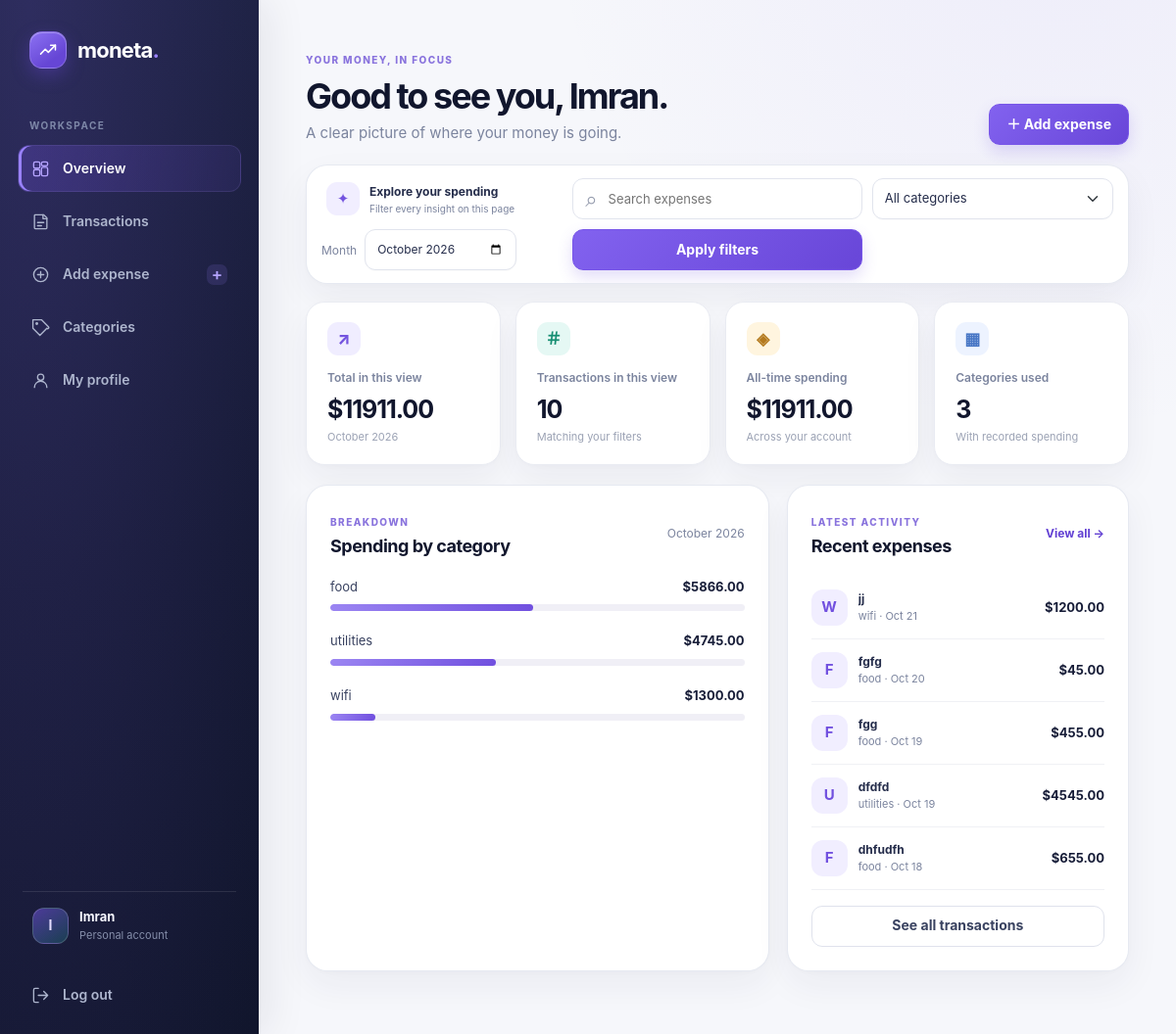
The page /home/ (signed in) on the database its author committed.
### myapp/models.py (models this page shows, shortened)
class Expense(models.Model):
    user = models.ForeignKey(User,on_delete=models.CASCADE)
    category = models.ForeignKey(Categories,on_delete=models.SET_NULL,null=True)
    amount = models.DecimalField(max_digits=10,decimal_places=2)
    description = models.TextField()
    date = models.DateField(auto_now_add=True)

class Categories(models.Model):
    name = models.CharField(100,null=False,blank=False)
    user = models.ForeignKey(User, on_delete=models.CASCADE, null=True, blank=True, related_name="expense_categories")
    class Meta:
        ordering = ["name"]

### myapp/views.py (the view)
# urls.py: 2. Add a URL to urlpatterns:  path('', views.home, name='home')
@login_required(login_url="login")
def home(request):
    today = timezone.localdate()
    all_expenses = Expense.objects.filter(user=request.user)
    expenses = all_expenses
    categories = Categories.objects.filter(Q(user__isnull=True) | Q(user=request.user))
    search = request.GET.get("q", "").strip()
    category_id = request.GET.get("category", "")
    month = request.GET.get("month")
    if month is None:
        month = today.strftime("%Y-%m")
    if search:
        expenses = expenses.filter(Q(description__icontains=search) | Q(category__name__icontains=search))
    if category_id.isdigit() and categories.filter(id=int(category_id)).exists():
        expenses = expenses.filter(category_id=int(category_id))
    else:
        category_id = ""
    if not month:
        month_label = "All time"
    elif len(month) == 7 and month[4] == "-" and month[:4].isdigit() and month[5:].isdigit():
        year, month_number = map(int, month.split("-"))
        if 1 <= year <= 9999 and 1 <= month_number <= 12:
            expenses = expenses.filter(date__year=year, date__month=month_number)
            month_label = timezone.datetime(year, month_number, 1).strftime("%B %Y")
        else:
            month = ""
            month_label = "All time"
    else:
        month = ""
        month_label = "All time"
    month_expenses = expenses
    result = (
        expenses
        .values("category__name")
        .annotate(total=Sum("amount"))
        .order_by("-total")
    )
    grand_total = all_expenses.aggregate(total=Sum("amount"))["total"] or 0
    month_total = month_expenses.aggregate(total=Sum("amount"))["total"] or 0
    month_count = month_expenses.count()
    recent_expenses = expenses.select_related("category").order_by("-date", "-id")[:5]
    context = {
        "result": result,
        "grand_total": grand_total,
        "month_total": month_total,
        "month_count": month_count,
        "recent_expenses": recent_expenses,
        "category_count": result.count(),
        "month_label": month_label,
        "categories": categories,
        "search": search,
        "selected_category": category_id,
        "selected_month": month,
        "has_filters": bool(search or category_id or not month or month != today.strftime("%Y-%m")),
    }
    return render(request, "home.html", context)

### myapp/templates/home.html (shortened to what this page needs)
{% extends "base.html" %}
{% block content %}
<section class="page-heading dashboard-heading">
  <div><span class="eyebrow">YOUR MONEY, IN FOCUS</span><h1>Good to see you, {{ user.first_name|default:user.username }}.</h1><p>A clear picture of where your money is going.</p></div>
  <a href="{% url 'expense_create' %}" class="btn btn-dark">＋ Add expense</a>
</section>
<form method="get" class="card dashboard-filters">
  <div class="dashboard-filter-title"><span class="filter-sparkle">✦</span><span><strong>Explore your spending</strong><small>Filter every insight on this page</small></span></div>
  <label class="search-field"><span aria-hidden="true">⌕</span><input type="search" name="q" value="{{ search }}" placeholder="Search expenses" aria-label="Search expenses"></label>
  <select name="category" class="form-select filter-select" aria-label="Filter by category"><option value="">All categories</option></select>
  <label class="month-field"><span>Month</span><input type="month" name="month" value="{{ selected_month }}" class="form-control" aria-label="Filter by month"></label>
  <button class="btn btn-dark" type="submit">Apply filters</button>
</form>
<section class="stats-grid" aria-label="Expense summary">
  <article class="stat-card stat-primary"><span class="stat-icon">↗</span><span class="stat-label">Total in this view</span><strong>${{ month_total|floatformat:2 }}</strong><small>{{ month_label }}</small></article>
  <article class="stat-card"><span class="stat-icon stat-icon-teal">＃</span><span class="stat-label">Transactions in this view</span><strong>{{ month_count }}</strong><small>Matching your filters</small></article>
  <article class="stat-card"><span class="stat-icon stat-icon-amber">◈</span><span class="stat-label">All-time spending</span><strong>${{ grand_total|floatformat:2 }}</strong><small>Across your account</small></article>
  <article class="stat-card"><span class="stat-icon stat-icon-blue">▦</span><span class="stat-label">Categories used</span><strong>{{ category_count }}</strong><small>With recorded spending</small></article>
</section>
<div class="dashboard-grid">
  <section class="card dashboard-panel">
    <div class="panel-heading"><div><span class="eyebrow">BREAKDOWN</span><h2>Spending by category</h2></div><span class="panel-caption">{{ month_label }}</span></div>
    {% if result %}
      <div class="category-list">
        {% for item in result %}
          <div class="category-row"><div class="category-meta"><span>{{ item.category__name|default:"Uncategorised" }}</span><strong>${{ item.total|floatformat:2 }}</strong></div><div class="category-track"><span style="width:{% widthratio item.total month_total 100 %}%"></span></div></div>
        {% endfor %}
      </div>
    {% else %}
      <div class="empty-state"><span class="empty-icon">✦</span><h3>Your overview starts here</h3><p>Add your first expense and your category breakdown will appear here.</p><a href="{% url 'expense_create' %}" class="btn btn-dark">Add your first expense</a></div>
    {% endif %}
  </section>
  <section class="card dashboard-panel recent-panel">
    <div class="panel-heading"><div><span class="eyebrow">LATEST ACTIVITY</span><h2>Recent expenses</h2></div><a href="{% url 'expense_list' %}" class="text-link">View all →</a></div>
    {% if recent_expenses %}
      <div class="recent-list">
        {% for expense in recent_expenses %}
          <div class="recent-item"><span class="recent-mark">{{ expense.category.name|default:"•"|slice:":1"|upper }}</span><span class="recent-copy"><strong>{{ expense.description|default:"Expense"|truncatechars:28 }}</strong><small>{{ expense.category.name|default:"Uncategorised" }} · {{ expense.date|date:"M j" }}</small></span><b>${{ expense.amount|floatformat:2 }}</b></div>
        {% endfor %}
      </div>
      <a href="{% url 'expense_list' %}" class="btn btn-outline-dark w-100 mt-3">See all transactions</a>
    {% else %}
      <div class="empty-state compact-empty"><p>Your recent transactions will show up here.</p></div>
    {% endif %}
  </section>
</div>
{% endblock %}

### myapp/templates/base.html (shortened to what this page needs)
{% load static %}
<!DOCTYPE html>
<html lang="en">
  <head>
    <link rel="stylesheet" href="{% static 'css/bootstrap.min.css' %}">
    <link rel="stylesheet" href="{% static 'css/animate.min.css' %}">
    <link rel="stylesheet" href="{% static 'css/app.css' %}">
  </head>
  <body>
    <aside class="app-sidebar" id="appSidebar" aria-label="Main navigation">
      <a class="brand sidebar-brand" href="{% url 'home' %}">
        <span class="brand-mark" aria-hidden="true">
          <svg viewBox="0 0 32 32"><path d="M6 21.5 12.2 15l4.2 4.2L26 9.5"/><path d="M19.5 9.5H26v6.5"/></svg>
        </span>
        <span>moneta<span class="brand-period">.</span></span>
      </a>
      <div class="sidebar-label">WORKSPACE</div>
      <nav class="sidebar-nav" aria-label="Workspace">
        {% if user.is_authenticated %}
          <a class="sidebar-link{% if request.resolver_match.url_name == 'home' %} is-active{% endif %}" href="{% url 'home' %}"{% if request.resolver_match.url_name == 'home' %} aria-current="page"{% endif %}>
            <svg viewBox="0 0 24 24" aria-hidden="true"><rect x="3" y="3" width="8" height="8" rx="2"/><rect x="13" y="3" width="8" height="5" rx="2"/><rect x="13" y="10" width="8" height="11" rx="2"/><rect x="3" y="13" width="8" height="8" rx="2"/></svg>
            <span>Overview</span>
          </a>
          <a class="sidebar-link" href="{% url 'expense_list' %}">
            <svg viewBox="0 0 24 24" aria-hidden="true"><path d="M8 3h8l4 4v13a1 1 0 0 1-1 1H5a1 1 0 0 1-1-1V4a1 1 0 0 1 1-1h3Z"/><path d="M15 3v5h5M8 13h8M8 17h5"/></svg>
            <span>Transactions</span>
          </a>
          <a class="sidebar-link{% if request.resolver_match.url_name == 'expense_create' %} is-active{% endif %}" href="{% url 'expense_create' %}"{% if request.resolver_match.url_name == 'expense_create' %} aria-current="page"{% endif %}>
            <svg viewBox="0 0 24 24" aria-hidden="true"><circle cx="12" cy="12" r="9"/><path d="M12 8v8M8 12h8"/></svg>
            <span>Add expense</span>
            <span class="nav-link-hint" aria-hidden="true">+</span>
          </a>
          <a class="sidebar-link{% if request.resolver_match.url_name == 'category_list' %} is-active{% endif %}" href="{% url 'category_list' %}"><svg viewBox="0 0 24 24" aria-hidden="true"><path d="M20 13 11 22l-9-9V2h11l9 9a1.4 1.4 0 0 1-2 2Z"/><circle cx="7" cy="7" r="1"/></svg><span>Categories</span></a>
          <a class="sidebar-link{% if request.resolver_match.url_name == 'profile' %} is-active{% endif %}" href="{% url 'profile' %}"><svg viewBox="0 0 24 24" aria-hidden="true"><circle cx="12" cy="8" r="4"/><path d="M4 21a8 8 0 0 1 16 0"/></svg><span>My profile</span></a>
        {% endif %}
      </nav>
      <div class="sidebar-bottom">
        {% if user.is_authenticated %}
          <div class="sidebar-account">
            <span class="account-avatar" aria-hidden="true">{{ user.username|slice:":1"|upper }}</span>
            <span class="account-copy">
              <span class="account-name">{{ user.first_name|default:user.username }}</span>
              <span class="account-caption">Personal account</span>
            </span>
          </div>
          <a class="sidebar-link sidebar-logout" href="{% url 'logout' %}">
            <svg viewBox="0 0 24 24" aria-hidden="true"><path d="M9 21H5a2 2 0 0 1-2-2V5a2 2 0 0 1 2-2h4M16 17l5-5-5-5M21 12H9"/></svg>
            <span>Log out</span>
          </a>
        {% endif %}
      </div>
    </aside>
    <main class="app-main" id="mainContent">
      <div class="main-content">
        {% block content %}
        {% endblock %}
      </div>
    </main>
  </body>
</html>

### rows shown on the page
Expense: category.name "W", description "jj", category.name "wifi", date "Oct 21", amount "1200.00"
Expense: category.name "F", description "fgfg", category.name "food", date "Oct 20", amount "45.00"
Expense: category.name "F", description "fgg", category.name "food", date "Oct 19", amount "455.00"
Expense: category.name "U", description "dfdfd", category.name "utilities", date "Oct 19", amount "4545.00"
Expense: category.name "F", description "dhfudfh", category.name "food", date "Oct 18", amount "655.00"

### other values the page prints
{{ user.username|slice:":1"|upper }} "I"
{{ user.first_name|default:user.username }} "Imran"
{{ month_total|floatformat:2 }} "11911.00"
{{ month_label }} "October 2026"
{{ month_count }} "10"
{{ grand_total|floatformat:2 }} "11911.00"
{{ category_count }} "3"
{{ item.category__name|default:"Uncategorised" }} "food" "utilities" "wifi"
{{ item.total|floatformat:2 }} "5866.00" "4745.00" "1300.00"
